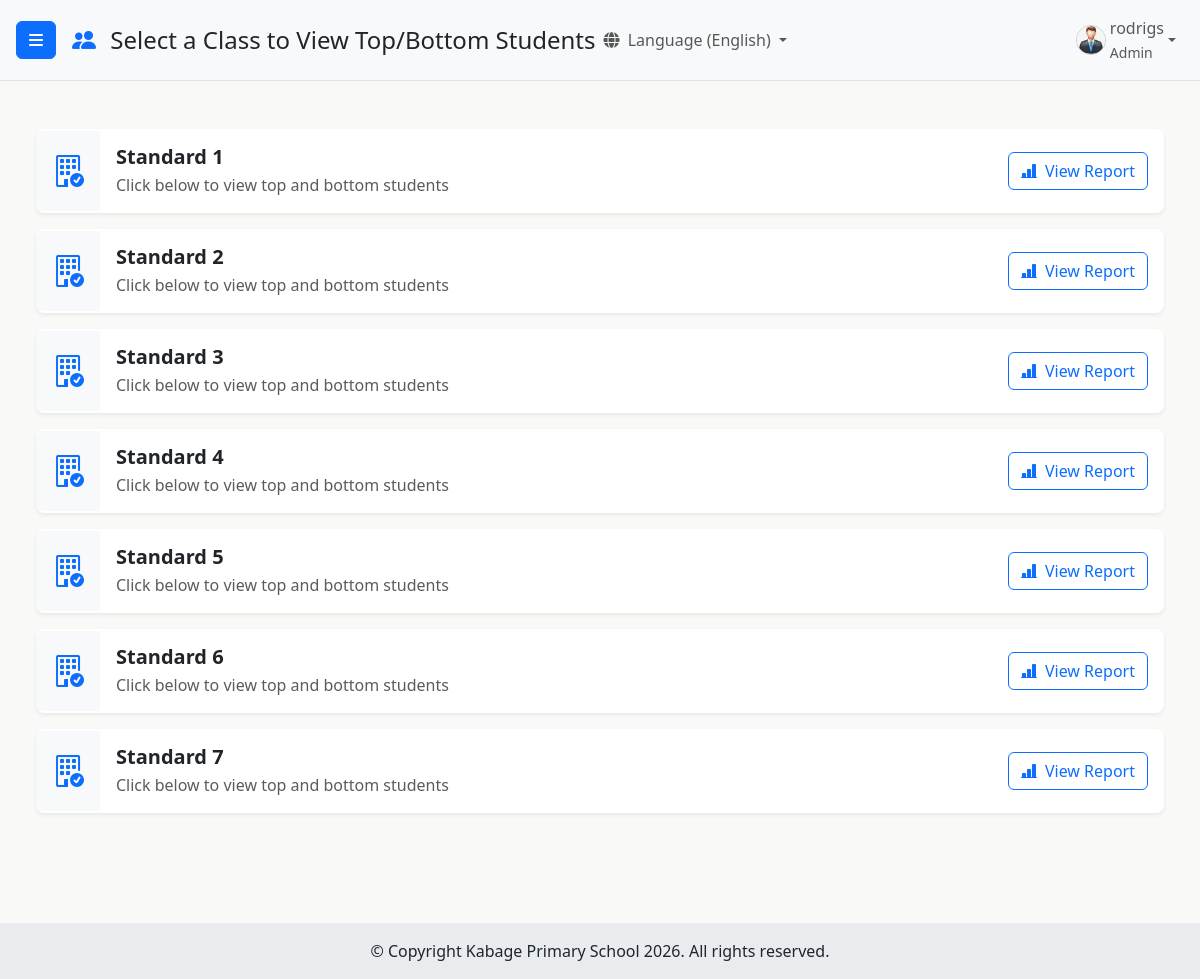
The app's page /reports/select-class-for-top-bottom/1/ (signed in) with its own data.
### users/models.py (models this page shows, shortened)
class CustomUser(AbstractUser):
    ROLE_CHOICES = (
        ('admin', 'Admin'),
        ('headteacher', 'Head Teacher'),
        ('class_teacher', 'Class Teacher'),
        ('academic_teacher', 'Academic Teacher'),
        ('statistic_teacher', 'Statistic Teacher'),
        ('subject_teacher', 'Subject Teacher'),
    )
    GENDER_CHOICES = (
        ('M', 'Male'),
        ('F', 'Female'),
        ('O', 'Other'), # Optional: for inclusivity
    )
    role = models.CharField(max_length=20, choices=ROLE_CHOICES, default='academic_teacher')
    is_approved = models.BooleanField(default=False)
    phone_regex = RegexValidator(regex=r'^\+?1?\d{9,15}$',
                                 message="Phone number must be entered in the format: '+999999999'. Up to 15 digits allowed.")
    phone_number = models.CharField(validators=[phone_regex],
                                    max_length=17,
                                    blank=True,
                                    null=True,
                                    unique=True
                                    )
    gender = models.CharField(max_length=1, choices=GENDER_CHOICES, blank=True, null=True)
    address = models.CharField(max_length=255, blank=True, null=True) # <-- ADD THIS FIELD if it's not there
    security_question_1 = models.CharField(max_length=255, blank=True, null=True)
    security_answer_1 = models.CharField(max_length=255, blank=True, null=True)
    security_question_2 = models.CharField(max_length=255, blank=True, null=True)
    security_answer_2 = models.CharField(max_length=255, blank=True, null=True)
    security_question_3 = models.CharField(max_length=255, blank=True, null=True)
    security_answer_3 = models.CharField(max_length=255, blank=True, null=True)
    security_questions_set = models.BooleanField(default=False)
    groups = models.ManyToManyField(
        Group,
        verbose_name=('groups'),
        blank=True,
        help_text=(
            'The groups this user belongs to. A user will get all permissions '
            'granted to each of their groups.'
        ),
        related_name="customuser_set",
        related_query_name="customuser",
    )
    user_permissions = models.ManyToManyField(
        Permission,
        verbose_name=('user permissions'),
        blank=True,
        help_text=('Specific permissions for this user.'),
        related_name="customuser_set",
        related_query_name="customuser",
    )

### students/models.py (models this page shows, shortened)
class Class(models.Model):
    name = models.CharField(max_length=100, unique=True)
    class_teacher = models.OneToOneField(
        CustomUser,
        on_delete=models.SET_NULL,
        limit_choices_to={'role': 'class_teacher'},
        null=True,
        blank=True,
        related_name='assigned_class'
    )
    year = models.IntegerField(default=2025)
    subjects = models.ManyToManyField('Subject', related_name='classes_assigned') # Renamed related_name for clarity
    class Meta:
        verbose_name_plural = 'Classes'
        unique_together = ('name', 'year')

### reports/views.py (the view)
# urls.py: path('select-class-for-top-bottom/<int:examination_id>/', views.select_class_for_top_bottom, name='select_class_for_top_bottom'),
@role_required(['headteacher', 'academic_teacher', 'statistic_teacher', 'admin'])
def select_class_for_top_bottom(request, examination_id):
    classes = Class.objects.all().order_by('name')
    context = {
        'classes': classes,
        'examination_id': examination_id,
        'page_title': 'Select a Class to View Top/Bottom Students',
    }
    return render(request, 'reports/select_class_for_top_bottom.html', context)

### reports/utils.py (called while the page is built)
def has_role(user, roles):
    if not user.is_authenticated:
        return False
    if hasattr(user, 'role') and user.role in roles:
        return True
    if user.groups.filter(name__in=roles).exists():
        return True
    return user.is_superuser

def role_required(roles):
    def decorator(view_func):
        @wraps(view_func)
        def _wrapped(request, *args, **kwargs):
            if has_role(request.user, roles):
                return view_func(request, *args, **kwargs)
            return HttpResponseForbidden("You do not have permission to view this page.")
        return _wrapped
    return decorator

### reports/templates/reports/select_class_for_top_bottom.html (shortened to what this page needs)
{% extends 'base.html' %}
{% load i18n %}
{% block page_heading %}
    <i class="bi bi-people-fill text-primary me-2"></i> {{ page_title }}
{% endblock %}
{% block content %}
<div class="container-fluid py-4">
    <div class="row">
        {% for class in classes %}
        <div class="col-12 mb-3">
            <div class="card shadow-sm border-0 rounded-3">
                <div class="row g-0 align-items-center">
                    <div class="col-auto p-3 d-flex align-items-center justify-content-center bg-light rounded-start">
                        <i class="bi bi-building-check text-primary fs-2"></i>
                    </div>
                    <div class="col">
                        <div class="card-body">
                            <h5 class="card-title mb-1 fw-bold">{{ class.name }}</h5>
                            <p class="text-muted mb-0">Click below to view top and bottom students</p>
                        </div>
                    </div>
                    <div class="col-auto pe-3">
                        <a href="{% url 'reports:top_and_bottom_students' class_id=class.id examination_id=examination_id %}"
                           class="btn btn-outline-primary d-flex align-items-center">
                            <i class="bi bi-bar-chart-line-fill me-2"></i> View Report
                        </a>
                    </div>
                </div>
            </div>
        </div>
        {% empty %}
        <div class="col-12">
            <div class="alert alert-warning text-center">
                <i class="bi bi-exclamation-triangle-fill me-2"></i> No classes found.
            </div>
        </div>
        {% endfor %}
    </div>
</div>
{% endblock %}

### templates/base.html (shortened to what this page needs)
{% load static %}
{% load i18n %}
<!DOCTYPE html>
<html lang="en">
<head>
    <link href="https://cdn.jsdelivr.net/npm/bootstrap@5.3.3/dist/css/bootstrap.min.css" rel="stylesheet">
    <link rel="stylesheet" href="https://cdn.jsdelivr.net/npm/bootstrap-icons@1.10.5/font/bootstrap-icons.css">
    <link rel="stylesheet" href="https://cdnjs.cloudflare.com/ajax/libs/font-awesome/6.5.2/css/all.min.css" />
    {% block dashboard_css %}
        <link rel="stylesheet" href="{% static 'users/css/dashboard.css' %}">
    {% endblock %}
</head>
<body class="d-flex flex-column min-vh-100">
    {% block body_content %}
        <div class="d-flex flex-grow-1" id="wrapper">
            <div id="page-content-wrapper" class="flex-grow-1 d-flex flex-column">
                <nav class="navbar navbar-expand-lg navbar-light bg-light border-bottom">
                    <button class="btn btn-primary" id="menu-toggle">
                        <i class="fas fa-bars"></i>
                    </button>
                    <h4 class="ms-3 my-0">{% block page_heading %}Welcome!{% endblock %}</h4>
                    {% get_current_language as LANGUAGE_CODE %}
                <div class="collapse navbar-collapse" id="navbarSupportedContent">
                    <ul class="navbar-nav me-auto mt-2 mt-lg-0">
                        <li class="nav-item dropdown">
                            <a class="nav-link dropdown-toggle" href="#" id="navbarDropdownLanguage" role="button" data-bs-toggle="dropdown" aria-expanded="false">
                                <i class="fas fa-globe me-1"></i>
                                {% if LANGUAGE_CODE == 'en' %}{% translate "Language" %} (English){% else %}{% translate "Language" %} (Kiswahili){% endif %}
                            </a>
                                {% get_language_info for 'en' as lang_en %}
                                {% get_language_info for 'sw' as lang_sw %}
                        </li>
                    </ul>
                    <ul class="navbar-nav mt-2 mt-lg-0">
                        {% if user.is_authenticated %}
                            <li class="nav-item dropdown">
                                <a class="nav-link dropdown-toggle d-flex align-items-center" href="#" id="navbarDropdownDashboard" role="button" data-bs-toggle="dropdown" data-bs-display="static" aria-expanded="false">
                                    {% if user.gender == 'M' %}
                                        <img src="{% static 'users/img/male_icon.png' %}" alt="Male User Icon" class="rounded-circle me-1" style="width: 30px; height: 30px; object-fit: cover;">
                                    {% elif user.gender == 'F' %}
                                        <img src="{% static 'users/img/female_icon.png' %}" alt="Female User Icon" class="rounded-circle me-1" style="width: 30px; height: 30px; object-fit: cover;">
                                    {% else %}
                                        <i class="fas fa-user me-1"></i>
                                    {% endif %}
                                    <span>
                                        {% if user.first_name and user.last_name %}
                                            {{ user.first_name }} {{ user.last_name }}
                                        {% else %}
                                            {{ user.username }}
                                        {% endif %}
                                        {% if user.role %}
                                            <br><small>{{ user.get_role_display }}</small>
                                        {% endif %}
                                    </span>
                                </a>
                            </li>
                        {% else %}
                            <li class="nav-item">
                                <a class="nav-link" href="{% url 'login' %}">{% translate "Login" %}</a>
                            </li>
                        {% endif %}
                    </ul>
                </div>
                </nav>
                <div id="main-content-area" class="flex-grow-1 overflow-auto">
                    {% block content %}{% endblock %}
                </div>
            </div>
        </div>
    {% endblock body_content %}
    <footer id="main-site-footer" class="text-dark text-center py-3">
        <div class="container-fluid">
            <p class="mb-0">&copy; Copyright Kabage Primary School {% now "Y" %}. All rights reserved.</p>
        </div>
    </footer>
</body>
</html>

### users/static/users/css/dashboard.css (style rules this page uses)
html, body { height: 100%; margin: 0; padding: 0; font-family: 'Segoe UI', Tahoma, Geneva, Verdana, sans-serif; overflow-x: hidden; }
body { display: flex; flex-direction: column; min-height: 100vh; }
#wrapper { display: flex; flex-grow: 1; width: 100%; overflow: hidden; }
#page-content-wrapper { display: flex; flex-direction: column; flex-grow: 1; overflow-x: hidden; width: 100%; transition: margin .25s ease-out; }
#main-content-area { flex-grow: 1; padding: 1.5rem; background-color: #f9faf8; padding-bottom: 70px; }
@media (min-width: 768px) { #page-content-wrapper { width: calc(100% - 250px); } }
#page-content-wrapper .navbar { padding: 0.5rem 1rem; }
.navbar-nav .nav-item .nav-link img { border: 1px solid #ccc; }
#main-site-footer { background-color: #e9ecef; color: #343a40; text-align: center; padding: 1rem 0; width: 100%; flex-shrink: 0; z-index: 10; }
.card { border: 1px solid rgba(0,0,0,.125); border-radius: 0.25rem; background-color: #fff; box-shadow: 0 0.125rem 0.25rem rgba(0,0,0,.075); height: 100%; display: flex; flex-direction: column; }
#wrapper { display: flex; }
#page-content-wrapper { min-width: 0; width: 100%; display: flex; flex-direction: column; }

### records on screen
CustomUser: username "rodrigs", role "Admin"
Class: name "Standard 1"
Class: name "Standard 2"
Class: name "Standard 3"
Class: name "Standard 4"
Class: name "Standard 5"
Class: name "Standard 6"
Class: name "Standard 7"

### other values on screen
{{ page_title }} "Select a Class to View Top/Bottom Students"
